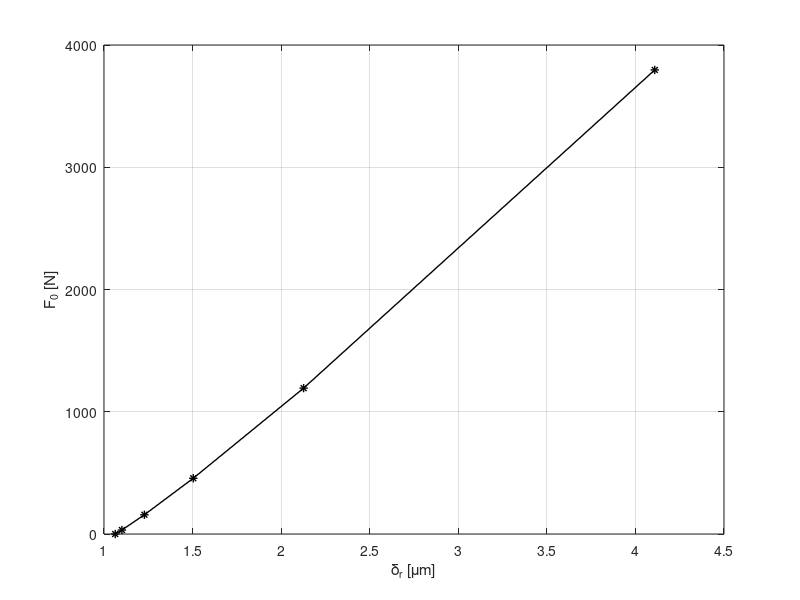
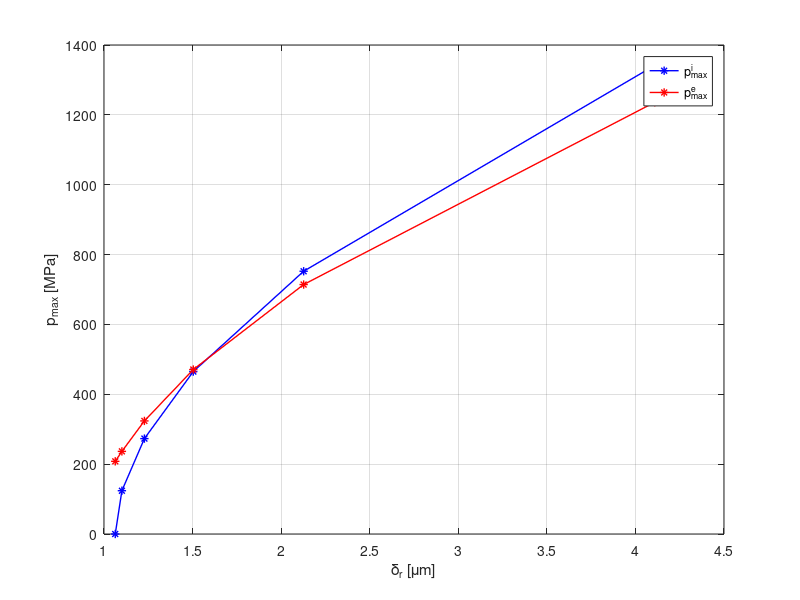
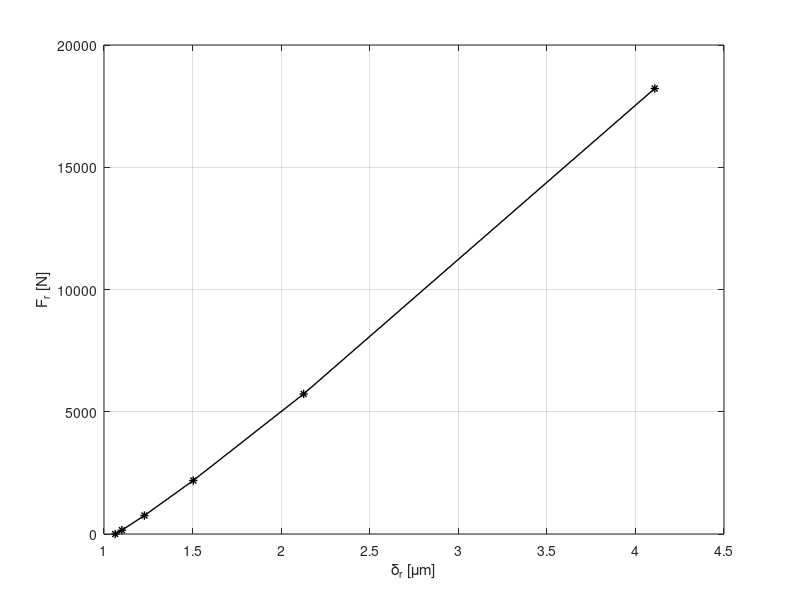
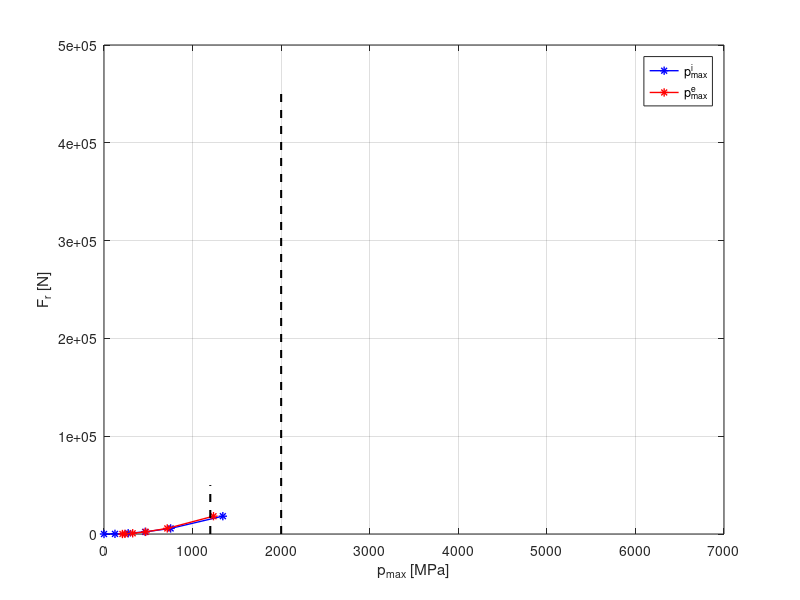

MATLAB code for these plots, in order:
clear all
close all
% clc
% DATI
d = 100; %mm
D = 150; %mm
di = 113e-3; %m
de = 137e-3; %m
B = 19e-3; %m
dr = 12e-3; %m
lr = 14e-3; %m
l_eff = 13.6e-3; %m
z = 24;
E = 2e05; %MPa
v = 0.3; 
alpha = 12e-6; %°C^-1
rho = 7800; %kg/m^3
omega_rpm = 8000; %rpm
omega = omega_rpm*2*pi/60; %rad/s
dai = 70; %mm
dae = 100; %mm
D_g_forz = -58; %μm
DeltaT_i = 70; %°C
DeltaT_e = 40; %°C
D_g_temp = -45; %μm

% Scelta classe di gioco radiale (pag 425 e non 415)
D_g = abs(D_g_forz + D_g_temp); %μm
% Classe C4
g_min = 105; %μm
g_max = 140; %μm
g = g_min-D_g; %μm
%g = g_max-D_g; %μm

%% TABELLA
% - Forza centrifuga blocco slide 2 pag. 40-42
V = (pi*(dr^2)/4)*lr; % m^3
m_r = rho*V; %kg
r_R = (di+de)/4; %m 
v_R = omega*(di/2)/2; %velocità gabbia (v_R)
omega_r = v_R/r_R;
Fc = m_r*(r_R)*omega_r^2; %N  OK

n = 1.11; %cilindro (Slide 21)
Ko = (((B)^0.8)/3.84e-5)^n; % B
Ki = Ko;
delta_oc = (Fc/Ko)^(1/n); % unità di misura boh?

zr = 1:2:11; %numero di rulli in contatto
psi_max = ((zr-1)/(2*z))*2*pi; %rad
psi_deg = psi_max*180/pi; %deg
delta_r = (g/2+delta_oc)./cos(psi_max); %micron


% phi=0 e trovo F0
F0 = zeros(1,length(zr));
for j=1:length(zr)
    f = @(x) (x/Ki).^(1/n) + ((x+Fc)/Ko).^(1/n)-delta_r(j)+g/2;
    F0(j) = fzero(f,[0; 1000000]);
    x = linspace(0,10000);
end

figure(1)
plot(delta_r,F0,'-*k','Linewidth',1)
xlabel('\delta_{r} [\mum]')
ylabel('F_0 [N]')
grid on

% Calcolo pmax interna
alpha_xi = 1/(dr*1000); % 1/mm
beta_xi = 1/(di*1000); % 1/mm
bi = sqrt(((4*F0)/(pi*(l_eff*1000)))*((1-v^2)/E)/(alpha_xi+beta_xi));
pmax_i = 2*F0./(pi*(l_eff*1000)*bi); %MPa
pmax_i(isnan(pmax_i))=0;

% Calcolo pmax esterna
alpha_xe = 1/(dr*1000); % 1/mm
beta_xe = -1/(de*1000); % 1/mm
be = sqrt(((4*(F0+Fc))/(pi*(l_eff*1000)))*((1-v^2)/E)/(alpha_xe+beta_xe));
pmax_e = 2*(F0+Fc)./(pi*(l_eff*1000)*be); %MPa


figure(2)
plot(delta_r,pmax_i,'-*b','Linewidth',1)
hold on
plot(delta_r,pmax_e,'-*r','Linewidth',1)
xlabel('\delta_{r} [\mum]')
ylabel('p_{max} [MPa]')
legend('p_{max}^{i}', 'p_{max}^{e}')
grid on


% Calcolo Fr
% Fr = zeros(1,length(zr));
% for j = 1:length(zr)
%     fun = @(x) (((cos(x)-cos(psi_max(j)))/(1-cos(psi_max(j)))).^n).*cos(x);
%     Fr(j) = ((F0(j)*z)/(2*pi))*integral(fun,-psi_max(j),psi_max(j));
% end
% Fr(isnan(Fr))=0;
Fr=F0.*(z/5); % stribeck

figure(3)
plot(delta_r,Fr,'-*k','Linewidth',1)
xlabel('\delta_{r} [\mum]')
ylabel('F_r [N]')
grid on

Rp02 = 1200; %[MPa]
inc_snerv = 2000;
figure(5)
plot(pmax_i,Fr,'-*b','Linewidth',1)
hold on
plot(pmax_e,Fr,'-*r','Linewidth',1)
hold on 
plot([Rp02 Rp02],[0 50000],'--k','Linewidth',1.5)
hold on 
plot([inc_snerv inc_snerv],[0 450000],'--k','Linewidth',1.5)
ylabel('F_{r} [N]')
xlabel('p_{max} [MPa]')
legend('p_{max}^{i}', 'p_{max}^{e}')
xlim([0 7000])
grid on




disp(['zr           ',num2str(zr)]);
disp(['ψ_{max}      ',num2str(psi_deg)]);
disp(['δr           ',num2str(delta_r)]); %micrometri
disp(['F0           ',num2str(F0)]);
disp(['p_{max}^{i}  ',num2str(pmax_i)]);
disp(['p_{max}^{e}  ',num2str(pmax_e)]);
disp(['Fr           ',num2str(Fr)]);



figure(6)
plot(delta_r,F0,'-*b','Linewidth',1)
hold on
plot(delta_r,Fr,'-*r','Linewidth',1)
ylabel('F [N]')
xlabel('\delta_{r} [\mum]')
legend('F_0', 'F_r','Location','northeast')
grid on












